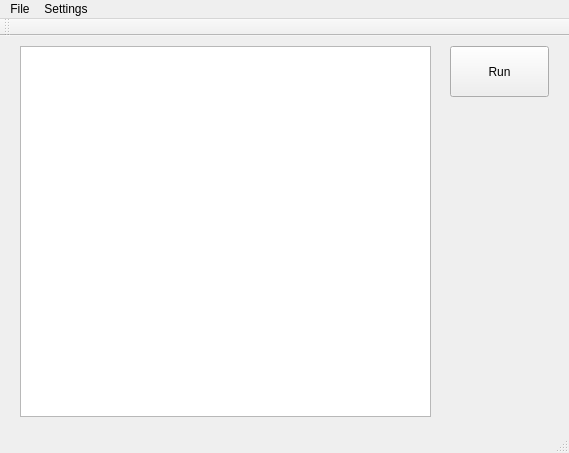
<?xml version="1.0" encoding="UTF-8"?>
<ui version="4.0">
 <class>MainWindow</class>
 <widget class="QMainWindow" name="MainWindow">
  <property name="geometry">
   <rect>
    <x>0</x>
    <y>0</y>
    <width>569</width>
    <height>453</height>
   </rect>
  </property>
  <property name="windowTitle">
   <string>MainWindow</string>
  </property>
  <widget class="QWidget" name="centralWidget">
   <widget class="QPushButton" name="pushButton_3">
    <property name="geometry">
     <rect>
      <x>450</x>
      <y>10</y>
      <width>99</width>
      <height>51</height>
     </rect>
    </property>
    <property name="text">
     <string>Run</string>
    </property>
   </widget>
   <widget class="QGraphicsView" name="graphicsView">
    <property name="geometry">
     <rect>
      <x>20</x>
      <y>10</y>
      <width>411</width>
      <height>371</height>
     </rect>
    </property>
   </widget>
  </widget>
  <widget class="QMenuBar" name="menuBar">
   <property name="geometry">
    <rect>
     <x>0</x>
     <y>0</y>
     <width>569</width>
     <height>25</height>
    </rect>
   </property>
   <widget class="QMenu" name="menuFile">
    <property name="title">
     <string>File</string>
    </property>
    <addaction name="actionOpen_Obstacle_File"/>
    <addaction name="actionOpen_Robot_File"/>
    <addaction name="actionEcit"/>
   </widget>
   <widget class="QMenu" name="menuSettings">
    <property name="title">
     <string>Settings</string>
    </property>
   </widget>
   <addaction name="menuFile"/>
   <addaction name="menuSettings"/>
  </widget>
  <widget class="QToolBar" name="mainToolBar">
   <attribute name="toolBarArea">
    <enum>TopToolBarArea</enum>
   </attribute>
   <attribute name="toolBarBreak">
    <bool>false</bool>
   </attribute>
  </widget>
  <widget class="QStatusBar" name="statusBar"/>
  <action name="actionOpen_Obstacle_File">
   <property name="text">
    <string>Insert Obstacle File</string>
   </property>
  </action>
  <action name="actionOpen_Robot_File">
   <property name="text">
    <string>Insert Robot File</string>
   </property>
  </action>
  <action name="actionEcit">
   <property name="text">
    <string>Exit</string>
   </property>
  </action>
 </widget>
 <layoutdefault spacing="6" margin="11"/>
 <resources/>
 <connections/>
</ui>
